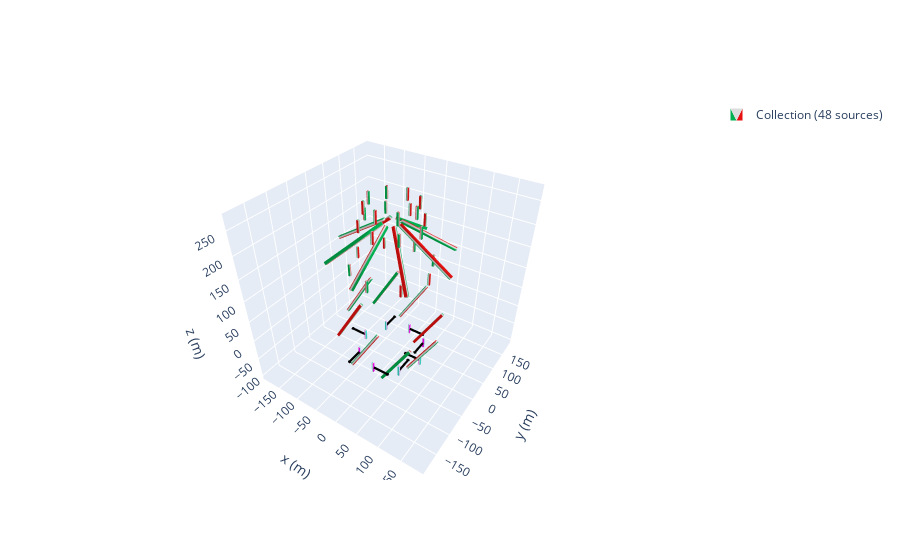

The code cell stored with this chart in its notebook:
### Code cell
zeeman_prof = magpy.Collection()
j = 0
n = 8
a = -60
c =30 #angle of first bar
d = 56 #angle of second bar
b = -0
mystyle = mstyle = dict(
    mode="color+arrow",
    color=dict(north="magenta", middle="white", south="turquoise"),
    arrow=dict(width=2, color="k")
)
angles = np.linspace(0, 360, n, endpoint=False)
for i in angles:
    cube1= magpy.magnet.Cuboid(
    dimension=(6,6,128),
    polarization=(-(1.080),0,0),
    position=(150+a,0,-10))
    cube2 = magpy.magnet.Cuboid(dimension= (4,4,25),
    polarization=(-1.17,0,0),
    position=(130+a,0,-70),style_magnetization = mystyle)
    cube3= magpy.magnet.Cuboid(
    dimension=(6,6,128),
    polarization=(1.08,0,0),
    position=(130+a,0,200+b),
  )
    cube4 = magpy.magnet.Cuboid(dimension= (4,4,25),
    polarization=(1.17,0,0),
    position=(140+a,0,50+94+b),
    )
    cube5 = magpy.magnet.Cuboid(dimension= (4,4,25),
    polarization=(-1.17,0,0),
    position=(120+a,0,140+94),
)
    cube6 = magpy.magnet.Cuboid(dimension= (4,4,25),
    polarization=(-1.17,0,0),
    position=(110+a,0,175+94+b))
    cube1.rotate_from_angax(i, 'z')
    cube1.rotate_from_angax(i, 'z', anchor=0)
    cube1.rotate_from_angax(c, 'y',anchor = 0)
 
    cube2.rotate_from_angax(i, 'z',anchor = 0)
    cube2.rotate_from_angax(i, 'z')
    cube3.rotate_from_angax(i, 'z', anchor=0)
    cube3.rotate_from_angax(-d, 'y')
    cube3.rotate_from_angax(i, 'z')
  
    cube4.rotate_from_angax(i, 'z', anchor=0)
    cube4.rotate_from_angax(i, 'z')
    cube5.rotate_from_angax(i, 'z', anchor=0)
    cube5.rotate_from_angax(i, 'z')
    cube6.rotate_from_angax(i, 'z', anchor=0)
    cube6.rotate_from_angax(i, 'z')

    zeeman_prof.add(cube1)
    zeeman_prof.add(cube2)
    zeeman_prof.add(cube3)
    zeeman_prof.add(cube4)
    zeeman_prof.add(cube5)
    zeeman_prof.add(cube6)
    j = j+1
magpy.show(zeeman_prof, backend='plotly')

### Figure 1 — Plotly figure (JSON) as saved in the notebook; plotly's stock layout.template omitted (floating-point values rounded to 4 significant figures; data arrays with more than 128 entries replaced by an {"elided": "..."} marker saying what was removed)
{"data": [{"color": "#2e91e5", "colorscale": [[0, "#00b050"], [0.16, "#00b050"], [0.26, "#dddddd"], [0.74, "#dddddd"], [0.84, "#e71111"], [1, "#e71111"]], "i": {"elided": "480 int values"}, "intensity": {"elided": "320 int values"}, "j": {"elided": "480 int values"}, "k": {"elided": "480 int values"}, "legendgroup": "Collection(id=2463925866560)", "name": "Collection (48 sources)", "opacity": 1, "showlegend": true, "showscale": false, "type": "mesh3d", "x": {"elided": "320 float values"}, "y": {"elided": "320 float values"}, "z": {"elided": "320 float values"}}, {"color": "#2e91e5", "colorscale": [[0, "turquoise"], [0.16, "turquoise"], [0.26, "white"], [0.74, "white"], [0.84, "magenta"], [1, "magenta"]], "i": [7, 0, 0, 0, 4, 4, 2, 6, 4, 0, 3, 7, 15, 8, 8, 8, 12, 12, 10, 14, 12, 8, 11, 15, 23, 16, 16, 16, 20, 20, 18, 22, 20, 16, 19, 23, 31, 24, 24, 24, 28, 28, 26, 30, 28, 24, 27, 31, 39, 32, 32, 32, 36, 36, 34, 38, 36, 32, 35, 39, 47, 40, 40, 40, 44, 44, 42, 46, 44, 40, 43, 47, 55, 48, 48, 48, 52, 52, 50, 54, 52, 48, 51, 55, 63, 56, 56, 56, 60, 60, 58, 62, 60, 56, 59, 63], "intensity": [1, 1, 0, 0, 1, 1, 0, 0, 1, 1, 0, 0, 1, 1, 0, 0, 1, 1, 0, 0, 1, 1, 0, 0, 1, 1, 0, 0, 1, 1, 0, 0, 1, 1, 0, 0, 1, 1, 0, 0, 1, 1, 0, 0, 1, 1, 0, 0, 1, 1, 0, 0, 1, 1, 0, 0, 1, 1, 0, 0, 1, 1, 0, 0], "j": [0, 7, 1, 2, 6, 7, 1, 2, 5, 5, 2, 2, 8, 15, 9, 10, 14, 15, 9, 10, 13, 13, 10, 10, 16, 23, 17, 18, 22, 23, 17, 18, 21, 21, 18, 18, 24, 31, 25, 26, 30, 31, 25, 26, 29, 29, 26, 26, 32, 39, 33, 34, 38, 39, 33, 34, 37, 37, 34, 34, 40, 47, 41, 42, 46, 47, 41, 42, 45, 45, 42, 42, 48, 55, 49, 50, 54, 55, 49, 50, 53, 53, 50, 50, 56, 63, 57, 58, 62, 63, 57, 58, 61, 61, 58, 58], "k": [3, 4, 2, 3, 5, 6, 5, 5, 0, 1, 7, 6, 11, 12, 10, 11, 13, 14, 13, 13, 8, 9, 15, 14, 19, 20, 18, 19, 21, 22, 21, 21, 16, 17, 23, 22, 27, 28, 26, 27, 29, 30, 29, 29, 24, 25, 31, 30, 35, 36, 34, 35, 37, 38, 37, 37, 32, 33, 39, 38, 43, 44, 42, 43, 45, 46, 45, 45, 40, 41, 47, 46, 51, 52, 50, 51, 53, 54, 53, 53, 48, 49, 55, 54, 59, 60, 58, 59, 61, 62, 61, 61, 56, 57, 63, 62], "legendgroup": "Collection(id=2463925866560)", "name": "Collection (48 sources)", "opacity": 1, "showlegend": false, "showscale": false, "type": "mesh3d", "x": [68, 68, 72, 72, 68, 68, 72, 72, 51.5, 47.5, 47.5, 51.5, 51.5, 47.5, 47.5, 51.5, 2.0, 2.0, -2.0, -2.0, 2.0, 2.0, -2.0, -2.0, -51.5, -47.5, -47.5, -51.5, -51.5, -47.5, -47.5, -51.5, -72, -72, -68, -68, -72, -72, -68, -68, -47.5, -51.5, -51.5, -47.5, -47.5, -51.5, -51.5, -47.5, 2.0, 2.0, -2.0, -2.0, 2.0, 2.0, -2.0, -2.0, 47.5, 51.5, 51.5, 47.5, 47.5, 51.5, 51.5, 47.5], "y": [-2, 2, 2, -2, -2, 2, 2, -2, 47.5, 47.5, 51.5, 51.5, 47.5, 47.5, 51.5, 51.5, 72, 68, 68, 72, 72, 68, 68, 72, 51.5, 51.5, 47.5, 47.5, 51.5, 51.5, 47.5, 47.5, -2.0, 2.0, 2.0, -2.0, -2.0, 2.0, 2.0, -2.0, -51.5, -51.5, -47.5, -47.5, -51.5, -51.5, -47.5, -47.5, -68, -72, -72, -68, -68, -72, -72, -68, -47.5, -47.5, -51.5, -51.5, -47.5, -47.5, -51.5, -51.5], "z": [-82.5, -82.5, -82.5, -82.5, -57.5, -57.5, -57.5, -57.5, -82.5, -82.5, -82.5, -82.5, -57.5, -57.5, -57.5, -57.5, -82.5, -82.5, -82.5, -82.5, -57.5, -57.5, -57.5, -57.5, -82.5, -82.5, -82.5, -82.5, -57.5, -57.5, -57.5, -57.5, -82.5, -82.5, -82.5, -82.5, -57.5, -57.5, -57.5, -57.5, -82.5, -82.5, -82.5, -82.5, -57.5, -57.5, -57.5, -57.5, -82.5, -82.5, -82.5, -82.5, -57.5, -57.5, -57.5, -57.5, -82.5, -82.5, -82.5, -82.5, -57.5, -57.5, -57.5, -57.5]}, {"legendgroup": "Collection(id=2463925866560)", "line": {"color": "black", "dash": "solid", "width": 4.4}, "mode": "lines", "name": "Collection (48 sources)", "opacity": 1, "showlegend": false, "type": "scatter3d", "x": [null, 70, 32.5, 36.25, 32.5, 36.25, 32.5, 32.5, null, 49.5, 49.5, 51.75, 49.5, 47.25, 49.5, 49.5, null, 1.554e-14, 37.5, 33.75, 37.5, 33.75, 37.5, 37.5, null, -49.5, -49.5, -51.75, -49.5, -47.25, -49.5, -49.5, null, -70, -107.5, -103.7, -107.5, -103.7, -107.5, -107.5, null, -49.5, -49.5, -47.25, -49.5, -51.75, -49.5, -49.5, null, -1.554e-14, 37.5, 33.75, 37.5, 33.75, 37.5, 37.5, null, 49.5, 49.5, 47.25, 49.5, 51.75, 49.5, 49.5], "y": [null, 0, 8.327e-15, -2.25, 8.327e-15, 2.25, 8.327e-15, 8.327e-15, null, 49.5, 12.0, 15.75, 12.0, 15.75, 12.0, 12.0, null, 70, 70.0, 72.25, 70.0, 67.75, 70.0, 70.0, null, 49.5, 87.0, 83.25, 87.0, 83.25, 87.0, 87.0, null, 8.572e-15, 2.608e-14, -2.25, 2.608e-14, 2.25, 2.608e-14, 2.608e-14, null, -49.5, -87.0, -83.25, -87.0, -83.25, -87.0, -87.0, null, -70, -70.0, -67.75, -70.0, -72.25, -70.0, -70.0, null, -49.5, -12.0, -15.75, -12.0, -15.75, -12.0, -12.0], "z": [null, -70, -70, -70, -70, -70, -70, -70, null, -70, -70, -70, -70, -70, -70, -70, null, -70, -70, -70, -70, -70, -70, -70, null, -70, -70, -70, -70, -70, -70, -70, null, -70, -70, -70, -70, -70, -70, -70, null, -70, -70, -70, -70, -70, -70, -70, null, -70, -70, -70, -70, -70, -70, -70, null, -70, -70, -70, -70, -70, -70, -70]}], "layout": {"legend": {"itemsizing": "constant"}, "scene": {"aspectmode": "manual", "aspectratio": {"x": 1, "y": 1, "z": 1}, "camera": {"eye": {"x": 1, "y": -1.5, "z": 1.4}}, "xaxis": {"autorange": false, "range": [-196.0, 196.0], "title": {"text": "x (m)"}}, "yaxis": {"autorange": false, "range": [-196.0, 196.0], "title": {"text": "y (m)"}}, "zaxis": {"autorange": false, "range": [-110.6, 281.5], "title": {"text": "z (m)"}}}}}
